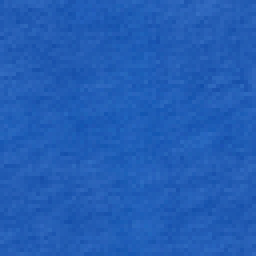
#> input picture utils/dev/sea.png, 128 x 128 px, given in place of forest.png, which was not available (shown 2 times larger)
$ python CoastImageMaker.py
#> lines starting #> are read from the running program, lines starting #| are printed output that depends on the picture; pictures that were not available may be replaced by others from this repository, and a replacement may not be noted
from PIL import Image
import numpy


def makeArrayOftileSizextileSizeCoastImagesForTile(groundTilePath, seaTilePath, groundTileName, tileSize):
    '''After running function you can find new coast images in coastFiles folder'''
#> called with groundTileName = 'forest', tileSize = 128

    def layMaskOnGroundFile(maskArray):
        for i in range(0, tileSize):
            for ii in range(0, tileSize):
                if maskArray[i][ii][0] == 0 and maskArray[i][ii][1] == 0 and maskArray[i][ii][2] == 0:
                    returnedTileArray[i][ii] = seaTileArray[i][ii]

    groundTileImg = Image.open(groundTilePath)
#> groundTileImg is the input picture: PIL image 128x128 RGBA; mean R, G, B, A 34.2, 93.6, 181.8, 255
    # groundTileArray = numpy.array(groundTileImg)
    seaTileImg = Image.open(seaTilePath)
    seaTileArray = numpy.array(seaTileImg)

    # region BeachSidesRegion
    maskArray = numpy.array(Image.open("coastImageMakerMasks/mask1side.png"))
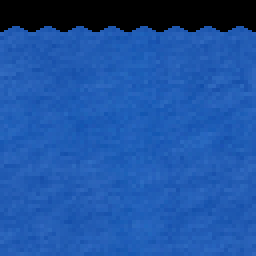
#> input picture utils/dev/coastImageMakerMasks/mask1side.png, 128 x 128 px (shown 2 times larger)
#> maskArray is the input picture: shape (128, 128, 4); mean R, G, B, A 30.1, 82.9, 161.1, 255
    mask2SideArray = numpy.array(Image.open("coastImageMakerMasks/mask2side.png"))
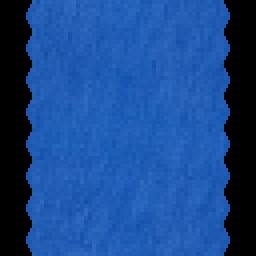
#> input picture utils/dev/coastImageMakerMasks/mask2side.png, 128 x 128 px (shown 2 times larger)
#> mask2SideArray is the input picture: shape (128, 128, 4); mean R, G, B, A 26.1, 72.2, 140.5, 255
    maskCornerArray = numpy.array(Image.open("coastImageMakerMasks/maskcorner.png"))
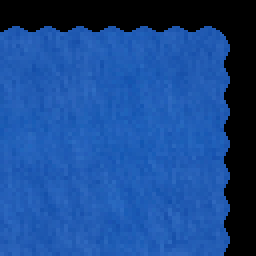
#> input picture utils/dev/coastImageMakerMasks/maskcorner.png, 128 x 128 px (shown 2 times larger)
#> maskCornerArray is the input picture: shape (128, 128, 4); mean R, G, B, A 26.5, 73.4, 142.8, 255
    maskCorner3SideArray = numpy.array(Image.open("coastImageMakerMasks/maskcorner3side.png"))
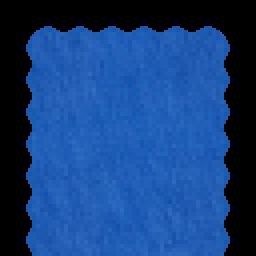
#> input picture utils/dev/coastImageMakerMasks/maskcorner3side.png, 128 x 128 px (shown 2 times larger)
#> maskCorner3SideArray is the input picture: shape (128, 128, 4); mean R, G, B, A 22.9, 63.8, 124.4, 255
    # 1 side beach
    returnedTileArray = numpy.array(groundTileImg)
    layMaskOnGroundFile(maskArray)
    Image.fromarray(returnedTileArray).save("coastFiles/" + groundTileName + "T.png")
    Image.fromarray(numpy.rot90(returnedTileArray)).save("coastFiles/" + groundTileName + "L.png")
    Image.fromarray(numpy.rot90(returnedTileArray, 2)).save("coastFiles/" + groundTileName + "B.png")
    Image.fromarray(numpy.rot90(returnedTileArray, 3)).save("coastFiles/" + groundTileName + "R.png")
    # corner side beach
    returnedTileArray = numpy.array(groundTileImg)
    layMaskOnGroundFile(maskCornerArray)
    Image.fromarray(returnedTileArray).save("coastFiles/" + groundTileName + "RT.png")
    Image.fromarray(numpy.rot90(returnedTileArray)).save("coastFiles/" + groundTileName + "LT.png")
    Image.fromarray(numpy.rot90(returnedTileArray, 2)).save("coastFiles/" + groundTileName + "LB.png")
    Image.fromarray(numpy.rot90(returnedTileArray, 3)).save("coastFiles/" + groundTileName + "RB.png")
    # 2 side beach
    returnedTileArray = numpy.array(groundTileImg)
    layMaskOnGroundFile(mask2SideArray)
    Image.fromarray(returnedTileArray).save("coastFiles/" + groundTileName + "LR.png")
    Image.fromarray(numpy.rot90(returnedTileArray)).save("coastFiles/" + groundTileName + "TB.png")
    # 3 side beach
    returnedTileArray = numpy.array(groundTileImg)
    layMaskOnGroundFile(maskCorner3SideArray)
    Image.fromarray(returnedTileArray).save("coastFiles/" + groundTileName + "LRT.png")
    Image.fromarray(numpy.rot90(returnedTileArray)).save("coastFiles/" + groundTileName + "LTB.png")
    Image.fromarray(numpy.rot90(returnedTileArray, 2)).save("coastFiles/" + groundTileName + "LRB.png")
    Image.fromarray(numpy.rot90(returnedTileArray, 3)).save("coastFiles/" + groundTileName + "RTB.png")

    # endregion

    # region InverseCornersRegion
    maskInverseCorner1 = numpy.array(Image.open("coastImageMakerMasks/maskInverseCorner1.png"))
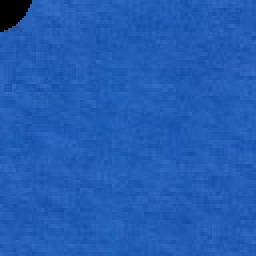
#> input picture utils/dev/coastImageMakerMasks/maskInverseCorner1.png, 128 x 128 px (shown 2 times larger)
#> maskInverseCorner1 is the input picture: shape (128, 128, 3); mean R, G, B 34, 92.5, 179.8
    maskInverseCorner2 = numpy.array(Image.open("coastImageMakerMasks/maskInverseCorner2.png"))
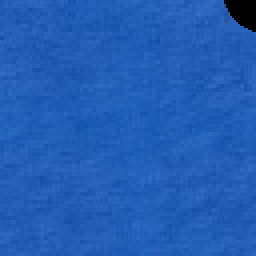
#> input picture utils/dev/coastImageMakerMasks/maskInverseCorner2.png, 128 x 128 px (shown 2 times larger)
#> maskInverseCorner2 is the input picture: shape (128, 128, 3); mean R, G, B 34, 92.5, 179.8
    maskInverseCorner3 = numpy.array(Image.open("coastImageMakerMasks/maskInverseCorner3.png"))
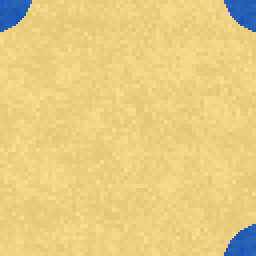
#> input picture utils/dev/coastFiles/beach123.png, 128 x 128 px, given in place of maskInverseCorner3.png, which was not available (shown 2 times larger)
#> maskInverseCorner3 is the input picture: shape (128, 128, 4); mean R, G, B, A 231.5, 205.3, 129.6, 255
    maskInverseCorner4 = numpy.array(Image.open("coastImageMakerMasks/maskInverseCorner4.png"))

    returnedTileArray = numpy.array(groundTileImg)
    layMaskOnGroundFile(maskInverseCorner1)
    Image.fromarray(returnedTileArray).save("coastFiles/" + groundTileName + "1.png")

    returnedTileArray = numpy.array(groundTileImg)
    layMaskOnGroundFile(maskInverseCorner2)
    Image.fromarray(returnedTileArray).save("coastFiles/" + groundTileName + "2.png")

    returnedTileArray = numpy.array(groundTileImg)
    layMaskOnGroundFile(maskInverseCorner3)
    Image.fromarray(returnedTileArray).save("coastFiles/" + groundTileName + "3.png")

    returnedTileArray = numpy.array(groundTileImg)
    layMaskOnGroundFile(maskInverseCorner4)
    Image.fromarray(returnedTileArray).save("coastFiles/" + groundTileName + "4.png")

#> (the run stopped early here; a loop or call above may not have finished)
